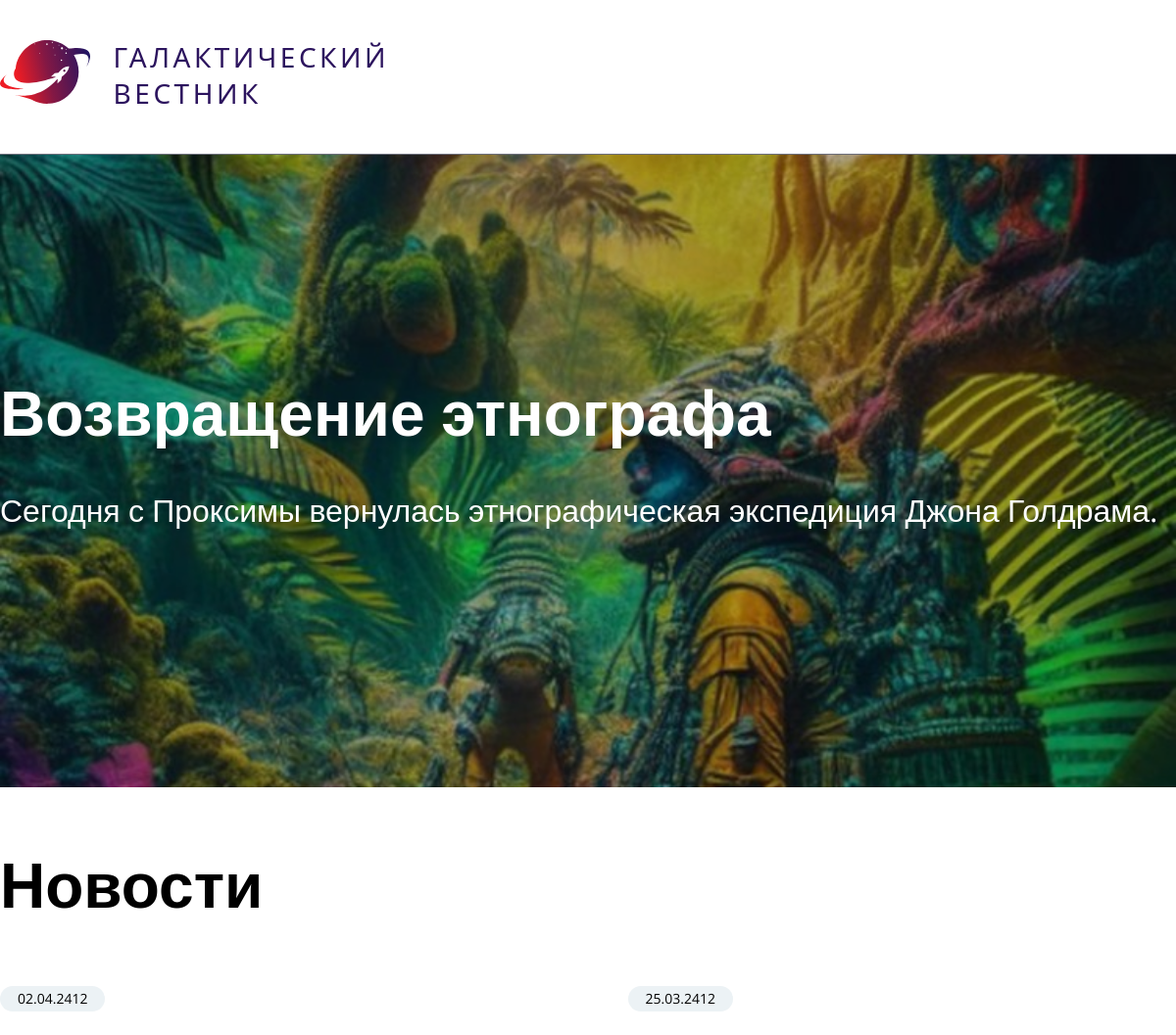
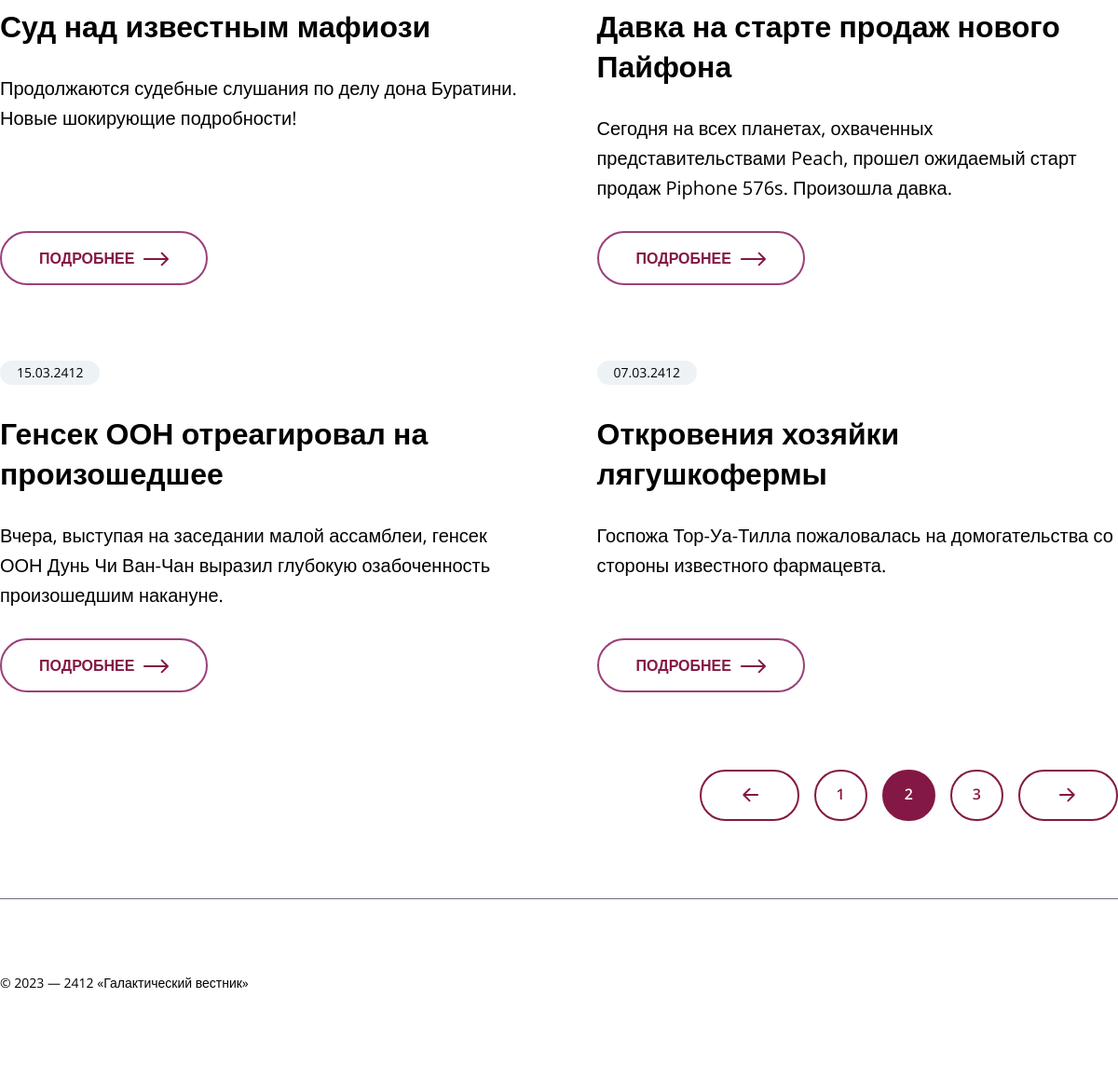
The page /main/2 on the database its author committed (2 pictures, top to bottom).
### tables this page shows
CREATE TABLE `news` (
  `id` int(11) unsigned NOT NULL AUTO_INCREMENT,
  `date` datetime NULL DEFAULT NULL,
  `title` varchar(250) NOT NULL DEFAULT '',
  `announce` text NULL DEFAULT NULL,
  `content` text NULL DEFAULT NULL,
  `image` varchar(250) NOT NULL DEFAULT '',
  PRIMARY KEY (`id`),
  KEY `id` (`id`),

  KEY `idx_news_date` (`date`));

### app/config/routes.php (called while the page is built, shortened)
<?php
return [
    new Route ('', 'main', 'index'),
    new Route ('/main/:id', 'main', 'index'),
    new Route ('/main', 'main', 'index'),
    new Route ('/detail/:id', 'detail', 'show'),
];

### app/core/Route.php (called while the page is built, shortened)
<?php
class Route
{
	public function __construct( $path, $controller, $action)
	{
		$this->path = $path;
		$this->controller = $controller;
		$this->action = $action;
	}
	public function __get($property)
	{
		return $this->$property;
	}
}

### app/core/Router.php (called while the page is built, shortened)
<?php
class Router
{
    public function getTrack($routes, $uri)
    {
        foreach ($routes as $route) {
            $pattern = $this->createPattern($route->path);
            if (preg_match($pattern, $uri, $params)) {
                $params = $this->clearParams($params);
                return new Track($route->controller, $route->action, $params);
            }
        }
    }
    private function createPattern($path)
    {
        return '#^' . preg_replace('#/:([^/]+)#', "/(?<$1>[^/]+)", $path) . '/?$#';
    }
    private function clearParams($params)
    {
        $result = [];
        foreach ($params as $key => $param) {
            if (!is_int($key)) {
                $result[$key] = $param;
            }
        }
        return $result;
    }
}

### app/core/Track.php (called while the page is built, shortened)
<?php
class Track
{
    public function __construct($controller, $action, $params = [])
    {
        $this->controller = $controller;
        $this->action = $action;
        $this->params = $params;
    }
    public function __get($property)
	{
		return $this->$property;
	}
}

### app/core/Dispatcher.php (called while the page is built, shortened)
<?php
class Dispatcher
{
    public function getPage(Track $track)
    {
        $className = ucfirst($track->controller) . 'Controller';
        $fullName = "\\App\\Controllers\\$className";
        try {
            $controller = new $fullName;
            if (method_exists($controller, $track->action)) {
                $result = $controller->{$track->action}($track->params);
                if ($result) {
                    return $result;
                } else {
                    return new Page('default');
                }
            } else {
                echo "Метод <b>{$track->action}</b> не найден в классе $fullName."; die();
            }
        } catch (\Exception $error) {
            echo $error->getMessage(); die();
        }
    }
}

### app/controllers/MainController.php (called while the page is built, shortened)
<?php
class MainController extends Controller
{
    public function index($params)
    {
        $page = isset($params['id']) ? $params['id'] : 1;
        $newsPerPage = 4;
        $this_page_first_result = ($page - 1) * $newsPerPage;
        $btnCount = 3;
        $countArticles = (new Main)->getCountArticles();
        $articles = (new Main)->getAnotherArticles($newsPerPage, $this_page_first_result);
        $firstArticle = (new Main)->getLastArticle();
        $page_count = ceil($countArticles / $newsPerPage);
        $this->title = "Главная";
        $this->style = "main";
        return $this->render('main/articles', [
            'firstArticle' => $firstArticle,
            'articles' => $articles,
            'countArticles' => $countArticles,
            'page' => $page,
            'page_count' => $page_count,
            'btnCount' => $btnCount,
        ]);
    }
}

### app/models/Main.php (called while the page is built, shortened)
<?php
class Main extends Model
{
    public function getLastArticle()
    {
        return mysqli_fetch_array(mysqli_query(self::$link, "SELECT * FROM `news` ORDER BY `date` DESC LIMIT 1"));
    }
    public function getCountArticles()
    {
        return mysqli_fetch_array(mysqli_query(self::$link, "SELECT COUNT(*) FROM `news`"))["COUNT(*)"];
    }
    public function getAnotherArticles($articleCount, $start)
    {
        return mysqli_query(self::$link, "SELECT * FROM `news` ORDER BY `date` DESC LIMIT $articleCount OFFSET $start");
    }
}

### app/core/Controller.php (called while the page is built, shortened)
<?php
class Controller
{
    protected $layout = 'default';
    protected function render($view, $data)
    {
        return new Page($this->layout, $this->title, $view, $data, $this->style);
    }
}

### app/core/Page.php (called while the page is built, shortened)
<?php
class Page
{
    public function __construct($layout, $title = "", $view = null, $data = [], $style = "")
    {
        $this->layout = $layout;
        $this->title = $title;
        $this->view = $view;
        $this->data = $data;
        $this->style = $style;
    }
    public function __get($property)
    {
        return $this->$property;
    }
}

### app/core/View.php (called while the page is built, shortened)
<?php
class View
{
    public function render(Page $page)
	{
		return $this->renderLayout($page, $this->renderView($page));
	}
	private function renderLayout(Page $page, $content)
	{
		$layoutPath = $_SERVER['DOCUMENT_ROOT'] . "/app/template/{$page->layout}.php";
		if (file_exists($layoutPath)) {
				$style = $page->style;
				include $layoutPath;
			return ob_get_clean();
		}
	}
	private function renderView(Page $page)
	{
		$viewPath = $_SERVER['DOCUMENT_ROOT'] . "/app/views/{$page->view}.php";
		if (file_exists($viewPath)) {
				$data = $page->data;
				extract($data);
				include $viewPath;
			return ob_get_clean();
		}
	}
}

### app/views/main/articles.php (the view, shortened to what this page needs)
<? include "pagination.php"; ?>
<main class="main">
    <div class="main__row">
        <section class="main__banner banner">
            <div class="main__banner__background">
                <img src="<?$_SERVER['DOCUMENT_ROOT']?>/public/img/articles/<?echo $firstArticle['image'];?>" alt="lastone">
            </div>
            <div class="container">
                <div class="banner__row">
                    <h1 class="banner__title">
                        <? echo $firstArticle['title']; ?>
                    </h1>
                    <div class="banner__announce">
                        <? echo $firstArticle['announce']; ?>
                    </div>
                </div>
            </div>
        </section>
        <section class="main__articles articles">
            <div class="container">
                <div class="articles__title">Новости</div>
                <div class="articles__row">
                    <?php while ($article = mysqli_fetch_array($articles)) : ?>
                    <a href="/detail/<? echo $article['id']; ?>" class="articles__article article">
                        <div class="article__row">
                            <div class="article__time">
                                <? echo date('d.m.Y', strtotime($article['date'])); ?>
                            </div>
                            <div class="article__title">
                                <? echo $article['title']; ?>
                            </div>
                            <div class="article__announce">
                                <? echo $article['announce']; ?>
                            </div>
                            <div class="article__button">
                                <div class="article__button-text">Подробнее</div>
                                <div class="article__button-arrow">
                                </div>
                            </div>
                        </div>
                    </a>
                    <?php endwhile;?>
                </div>
                <div class="articles__buttons buttons">
                    <div class="buttons__row">
                        <?php BtnPagin($page, $page_count, $btnCount);?>
                    </div>
                </div>
            </div>
        </section>
    </div>
</main>

### index.php (shortened to what this page needs)
<?php
spl_autoload_register(function($class) {
    preg_match('#(.+)\\\\(.+?)$#', $class, $match);
    $nameSpace = str_replace('\\', DIRECTORY_SEPARATOR, strtolower($match[1]));
    $className = $match[2];
    $path = $_SERVER['DOCUMENT_ROOT'] . DIRECTORY_SEPARATOR . $nameSpace . DIRECTORY_SEPARATOR . $className . '.php';
    if (file_exists($path)) {
        if (class_exists($class, false)) {
            return true;
        } else {
            throw new \Exception("Класс $class не найден в файле $path. Проверьте правильность написания имени класса внутри указанного файла.");
        }
    }
});
$routes = require $_SERVER['DOCUMENT_ROOT'] . '/app/config/routes.php';
$track = (new Router) -> getTrack($routes, $_SERVER['REQUEST_URI']);
$page = (new Dispatcher) -> getPage($track);
echo (new View) -> render($page);

### app/views/main/pagination.php (shortened to what this page needs)
<?php
function BtnRight($page, $page_count)
{
?>
    <a href="/main/<?php $page + 2 < $page_count ? print_r($page + 2) : print_r($page_count);?>" class="buttons__button buttons__button-right">
    </a>
<?
}
function BtnLeft($page)
{
?>
    <a href="/main/<?php $page - 2 > 1 ? print_r($page - 2) : print_r(1);?>" class="buttons__button buttons__button-left">
    </a>
<?
}
function BtnPagin($page, $page_count, $limit)
{
    if ($page < 2) : ?>
    <? if ($page >= 2 && $page <= $page_count - 1) : ?>
        <? BtnLeft($page); ?>
        <? foreach (range($page - 1, $page + 1) as $p) : ?>
            <? if ($p == $page) : ?>
            <a href="/main/<?php echo $p; ?>" class="buttons__button current"><? echo $p; ?></a>
            <? else: ?>
            <a href="/main/<?php echo $p; ?>" class="buttons__button"><? echo $p; ?></a>
            <? endif; ?>
        <? endforeach; ?>
        <? BtnRight($page, $page_count); ?>
    <? endif; ?>
    <? endif;
}

### app/template/default.php (shortened to what this page needs)
<!DOCTYPE html>
<html lang="ru">
<head>
    <link rel="stylesheet" href="<?$_SERVER['DOCUMENT_ROOT']?>/public/css/<?= $style ?>.css">
    <link rel="stylesheet" href="<?$_SERVER['DOCUMENT_ROOT']?>/public/css/general.css">
</head>
<body>
    <div class="wrapper">
        <header class="header">
            <div class="container">
                <div class="header__body">
                    <a href="/main" class="header__logo">
                        <img src="<?$_SERVER['DOCUMENT_ROOT']?>/public/img/logo.svg" alt="logo-vestnik">
                        <span>Галактический<br> вестник</span>
                    </a>
                </div>
            </div>
        </header>
        <?= $content ?>
        <footer class="footer">
            <div class="container">
                <div class="footer__row">
                    <div class="footer__copyrights">&#169; 2023 — 2412 «Галактический вестник»</div>
                </div>
            </div>
        </footer>
    </div>
</body>
</html>

### public/css/main.css (style rules this page uses)
.main { -webkit-box-flex: 1; -ms-flex: 1 1 auto; flex: 1 1 auto; }
.main__banner { position: relative; overflow: hidden; }
.main__banner__background { margin-top: 8vh; z-index: -1; position: absolute; width: 100%; height: 100%; display: flex; align-items: center; justify-content: center; }
.main__banner__background img { background: -webkit-gradient(linear, left top, left bottom, from(rgba(0, 0, 0, 0.35))); background: linear-gradient(rgba(0, 0, 0, 0.35)); width: 100%; height: auto; -webkit-filter: brightness(0.7); filter: brightness(0.7); }
.banner__row { z-index: 5; height: 646px; display: -webkit-box; display: -ms-flexbox; display: flex; -webkit-box-orient: vertical; -webkit-box-direction: normal; -ms-flex-direction: column; flex-direction: column; -webkit-box-pack: center; -ms-flex-pack: center; justify-content: center; }
.banner__title { color: #FFF; font-size: 64px; font-weight: 600; line-height: 140%; margin-bottom: 30px; }
.banner__announce { color: #FFF; font-size: 32px; font-weight: 400; line-height: 160%; margin-bottom: 40px; }
.articles { padding: 54px 0 83px 0; }
.articles__title { font-size: 64px; font-weight: 600; line-height: 140%; margin-bottom: 59px; }
.articles__row { display: -webkit-box; display: -ms-flexbox; display: flex; -ms-flex-wrap: wrap; flex-wrap: wrap; margin: -40.5px; }
.article { -webkit-box-flex: 0; -ms-flex: 0 1 50%; flex: 0 1 50%; padding: 40.5px; color: #000; }
.article__row { height: 100%; display: -webkit-box; display: -ms-flexbox; display: flex; -webkit-box-orient: vertical; -webkit-box-direction: normal; -ms-flex-direction: column; flex-direction: column; gap: 30px; -webkit-box-align: start; -ms-flex-align: start; align-items: start; }
.article__row .article__time { border-radius: 20px; padding: 6px 18px; background-color: #ECF2F5; }
.article__row .article__title { font-size: 32px; font-weight: 600; line-height: normal; color: #000; }
.article__row .article__announce { font-size: 20px; font-weight: 400; line-height: 160%; -webkit-box-flex: 1; -ms-flex: 1 1 auto; flex: 1 1 auto; }
.article__row .article__button { padding: 16px 40px; display: -webkit-box; display: -ms-flexbox; display: flex; gap: 10px; border-radius: 50px; border: 2px solid #9B407A; }
.article__row .article__button-text { font-size: 16px; font-weight: 600; line-height: normal; text-transform: uppercase; color: #841844; }
.article__row .article__button-arrow { -ms-flex-item-align: last baseline; -ms-grid-row-align: last baseline; align-self: last baseline; }
.buttons { margin-top: 83px; }
.buttons__row { -webkit-box-pack: end; -ms-flex-pack: end; justify-content: end; display: -webkit-box; display: -ms-flexbox; display: flex; gap: 16px; }
.buttons__button { padding: 13px 22px 11px 22px; border-radius: 50px; border: 2px solid #841844; font-size: 16px; font-weight: 600; line-height: normal; text-transform: uppercase; color: #841844; }
.buttons__button-left { -webkit-transform: rotateY(180deg); transform: rotateY(180deg); }
.buttons__button-left, .buttons__button-right { padding: 14px 39px 10px 40px; }
.buttons__button.current { background-color: #841844; color: #fff; }

### rows shown on the page
news: image (picture), title "Возвращение этнографа", announce "Сегодня с Проксимы вернулась этнографическая экспедиция Джона Голдрама."
news: date "02.04.2412", title "Суд над известным мафиози", announce "Продолжаются судебные слушания по делу дона Буратини. Новые шокирующие подробности!"
news: date "25.03.2412", title "Давка на старте продаж нового Пайфона", announce "Сегодня на всех планетах, охваченных представительствами Peach, прошел ожидаемый старт продаж Piphone 576s. Произошла давка."
news: date "15.03.2412", title "Генсек ООН отреагировал на произошедшее", announce "Вчера, выступая на заседании малой ассамблеи, генсек ООН Дунь Чи Ван-Чан выразил глубокую озабоченность произошедшим накануне."
news: date "07.03.2412", title "Откровения хозяйки лягушкофермы", announce "Госпожа Тор-Уа-Тилла пожаловалась на домогательства со стороны известного фармацевта."

### other values the page prints
$p "1"
$p "2"
$p "3"
